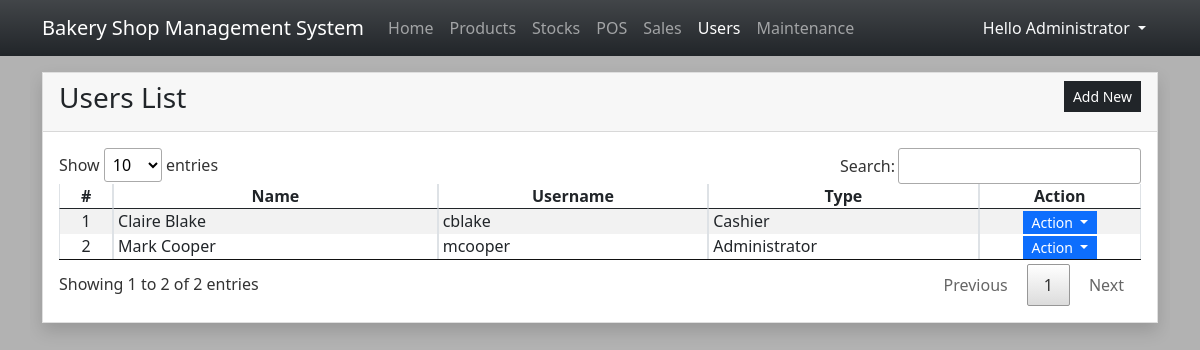
Page /?page=users (signed in) on the committed database.
### tables this page shows
CREATE TABLE `user_list` (
  `user_id` int(30) NOT NULL,
  `fullname` text NOT NULL,
  `username` text NOT NULL,
  `password` text NOT NULL,
  `type` int(30) NOT NULL DEFAULT 1,
  `status` tinyint(1) NOT NULL DEFAULT 1,
  `date_created` timestamp NOT NULL DEFAULT current_timestamp()
);

### users.php (the view, shortened to what this page needs)
<div class="card rounded-0 shadow">
    <div class="card-header d-flex justify-content-between">
        <h3 class="card-title">Users List</h3>
        <div class="card-tools align-middle">
            <button class="btn btn-dark btn-sm py-1 rounded-0" type="button" id="create_new">Add New</button>
        </div>
    </div>
    <div class="card-body">
        <table class="table table-hover table-striped table-bordered">
            <colgroup>
                <col width="5%">
                <col width="30%">
                <col width="25%">
                <col width="25%">
                <col width="15%">
            </colgroup>
            <thead>
                <tr>
                    <th class="text-center p-0">#</th>
                    <th class="text-center p-0">Name</th>
                    <th class="text-center p-0">Username</th>
                    <th class="text-center p-0">Type</th>
                    <th class="text-center p-0">Action</th>
                </tr>
            </thead>
            <tbody>
                <?php
                $sql = "SELECT * FROM `user_list` where user_id != 1 order by `fullname` asc";
                $qry = $conn->query($sql);
                $i = 1;
                    while($row = $qry->fetch_assoc()):
                ?>
                <tr>
                    <td class="text-center p-0"><?php echo $i++; ?></td>
                    <td class="py-0 px-1"><?php echo $row['fullname'] ?></td>
                    <td class="py-0 px-1"><?php echo $row['username'] ?></td>
                    <td class="py-0 px-1"><?php echo ($row['type'] == 1)? "Administrator" : 'Cashier' ?></td>
                    <th class="text-center py-0 px-1">
                        <div class="btn-group" role="group">
                            <button id="btnGroupDrop1" type="button" class="btn btn-primary dropdown-toggle btn-sm rounded-0 py-0" data-bs-toggle="dropdown" aria-expanded="false">
                            Action
                            </button>
                        </div>
                    </th>
                </tr>
                <?php endwhile; ?>
            </tbody>
        </table>
    </div>
</div>

### index.php (style rules this page uses)
:root { --bs-success-rgb:71, 222, 152 !important; }
html,body { height:100%; width:100%; }
@media screen { body { background-image:url('./images/wallpaper.jfif') !important; background-size:cover; background-repeat:no-repeat; background-position:center center; backdrop-filter: brightness(0.7); } }

### rows in the picture
user_list: fullname "Claire Blake", username "cblake", type "Cashier"
user_list: fullname "Mark Cooper", username "mcooper", type "Administrator"

### other values in the picture
$_SESSION['fullname'] "Administrator"
